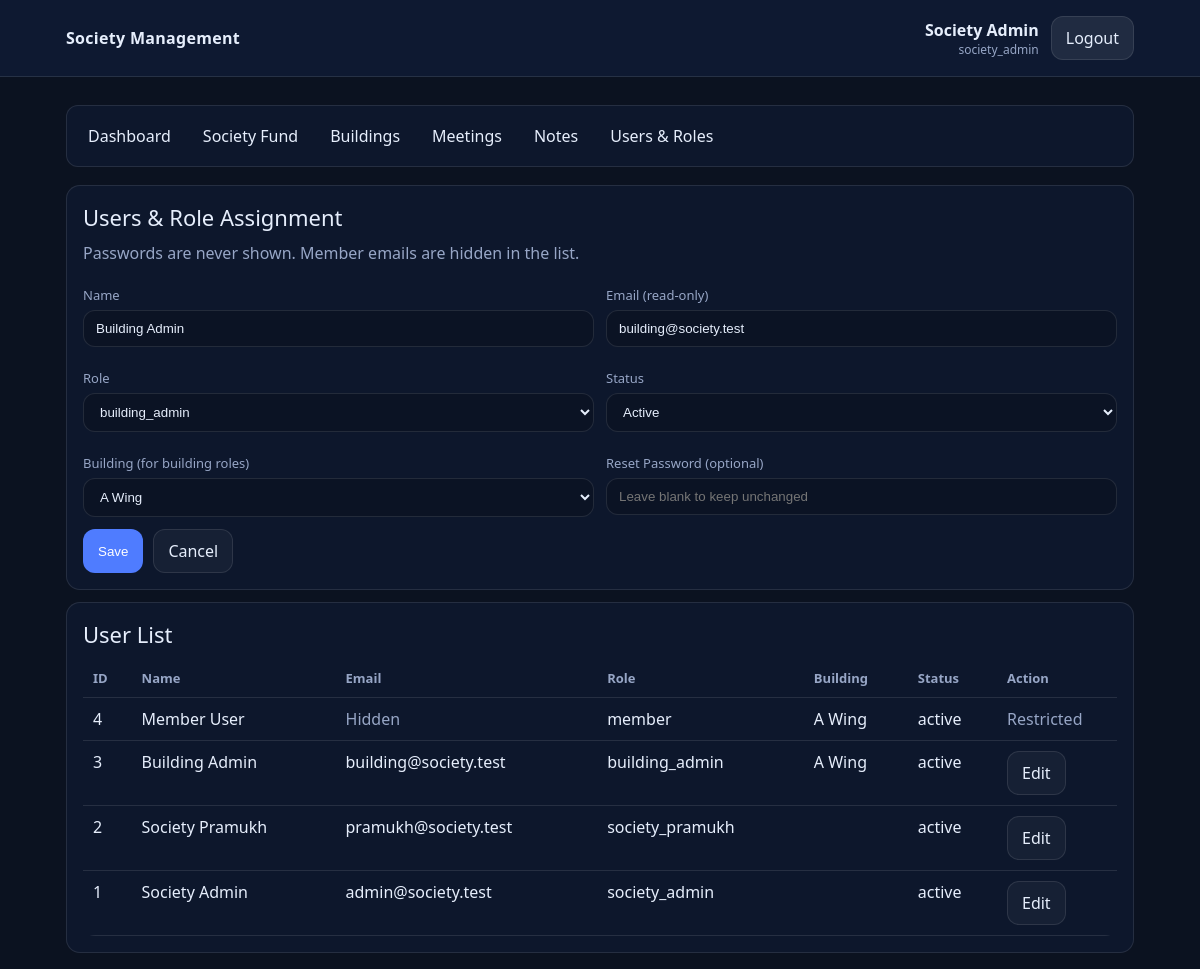
/backend/admin/users.php?action=edit&id=3 (signed in), run on the app's committed database.
### tables this page shows
CREATE TABLE IF NOT EXISTS users (
  id INT UNSIGNED AUTO_INCREMENT PRIMARY KEY,
  name VARCHAR(150) NOT NULL,
  email VARCHAR(190) NOT NULL,
  password VARCHAR(255) NOT NULL,
  role ENUM('society_admin','society_pramukh','building_admin','member') NOT NULL,
  society_id INT UNSIGNED NULL,
  building_id INT UNSIGNED NULL,
  status ENUM('active','inactive') NOT NULL DEFAULT 'active',
  created_at DATETIME NOT NULL DEFAULT CURRENT_TIMESTAMP,
  last_login DATETIME NULL,
  UNIQUE KEY uq_users_email (email),
  KEY idx_users_role (role),
  KEY idx_users_society (society_id),
  KEY idx_users_building (building_id),
  KEY idx_users_last_login (last_login),
  CONSTRAINT fk_users_society FOREIGN KEY (society_id) REFERENCES society(id)
    ON UPDATE CASCADE ON DELETE SET NULL,
  CONSTRAINT fk_users_building FOREIGN KEY (building_id) REFERENCES buildings(id)
    ON UPDATE CASCADE ON DELETE SET NULL
);

CREATE TABLE IF NOT EXISTS buildings (
  id INT UNSIGNED AUTO_INCREMENT PRIMARY KEY,
  society_id INT UNSIGNED NOT NULL,
  building_name VARCHAR(150) NOT NULL,
  CONSTRAINT fk_buildings_society FOREIGN KEY (society_id) REFERENCES society(id)
    ON UPDATE CASCADE ON DELETE CASCADE
);

### backend/config/auth.php (called while the page is built, shortened)
<?php
function app_base_url(): string
{
    static $base = null;
    if ($base !== null) {
        return $base;
    }
    $scriptName = (string)($_SERVER['SCRIPT_NAME'] ?? '');
    if (str_contains($scriptName, '/backend/')) {
        $backendPos = strpos($scriptName, '/backend/');
        if ($backendPos !== false) {
            $base = substr($scriptName, 0, $backendPos);
        }
    }
    return $base ?: '';
}
function current_user(): ?array
{
    return $_SESSION['user'] ?? null;
}
function e(string $value): string
{
    return htmlspecialchars($value, ENT_QUOTES, 'UTF-8');
}

### backend/admin/users.php (the view, shortened to what this page needs)
<?php
require_once __DIR__ . '/../config/auth.php';
$societyId = require_society_scope();
$stmt = $pdo->prepare('SELECT id, building_name FROM buildings WHERE society_id = ? ORDER BY building_name ASC');
$stmt->execute([$societyId]);
$buildings = $stmt->fetchAll();
$action = (string)($_GET['action'] ?? '');
$editId = (int)($_GET['id'] ?? 0);
$editRow = null;
if ($action === 'edit' && $editId > 0) {
    $stmt = $pdo->prepare("SELECT id, name, email, role, building_id, status FROM users WHERE id = ? AND society_id = ? AND role <> 'member'");
    $stmt->execute([$editId, $societyId]);
    $editRow = $stmt->fetch();
}
$stmt = $pdo->prepare('SELECT u.id, u.name, u.email, u.role, u.status, b.building_name
    FROM users u
    LEFT JOIN buildings b ON b.id = u.building_id
    WHERE u.society_id = ?
    ORDER BY u.id DESC');
$stmt->execute([$societyId]);
$rows = $stmt->fetchAll();
require_once __DIR__ . '/../includes/header.php';
?>
<div class="card">
    <div class="h1">Users & Role Assignment</div>
    <div class="muted">Passwords are never shown. Member emails are hidden in the list.</div>
    <?php if ($editRow): ?>
        <form method="post" action="" style="margin-top:12px;">
            <div class="grid">
                <div class="col-6">
                    <label class="label">Name</label>
                    <input class="input" type="text" name="name" value="<?php echo e($editRow['name']); ?>" required>
                </div>
                <div class="col-6">
                    <label class="label">Email (read-only)</label>
                    <input class="input" type="text" value="<?php echo e($editRow['email']); ?>" disabled>
                </div>
                <div class="col-6">
                    <label class="label">Role</label>
                    <select name="role" required>
                        <?php foreach (['society_admin','society_pramukh','building_admin'] as $r): ?>
                            <option value="<?php echo e($r); ?>" <?php echo ($editRow['role'] === $r) ? 'selected' : ''; ?>><?php echo e($r); ?></option>
                        <?php endforeach; ?>
                    </select>
                </div>
                <div class="col-6">
                    <label class="label">Status</label>
                    <select name="status" required>
                        <option value="active" <?php echo ($editRow['status'] === 'active') ? 'selected' : ''; ?>>Active</option>
                    </select>
                </div>
                <div class="col-6">
                    <label class="label">Building (for building roles)</label>
                    <select name="building_id">
                        <?php foreach ($buildings as $b): ?>
                            <option value="<?php echo e((string)$b['id']); ?>" <?php echo ((int)$editRow['building_id'] === (int)$b['id']) ? 'selected' : ''; ?>><?php echo e($b['building_name']); ?></option>
                        <?php endforeach; ?>
                    </select>
                </div>
                <div class="col-6">
                    <label class="label">Reset Password (optional)</label>
                    <input class="input" type="password" name="new_password" placeholder="Leave blank to keep unchanged">
                </div>
                <div class="col-12" style="display:flex; gap:10px;">
                    <button class="btn btn-primary" type="submit">Save</button>
                    <a class="btn" href="users.php">Cancel</a>
                </div>
            </div>
        </form>
    <?php endif; ?>
</div>
<div class="card" style="margin-top:12px;">
    <div class="h1">User List</div>
    <table class="table">
        <thead>
        <tr>
            <th>ID</th>
            <th>Name</th>
            <th>Email</th>
            <th>Role</th>
            <th>Building</th>
            <th>Status</th>
            <th style="width:120px;">Action</th>
        </tr>
        </thead>
        <tbody>
        <?php foreach ($rows as $r): ?>
            <tr>
                <td><?php echo e((string)$r['id']); ?></td>
                <td><?php echo e($r['name']); ?></td>
                <td>
                    <?php if ($r['role'] === 'member'): ?>
                        <span class="muted">Hidden</span>
                    <?php else: ?>
                        <?php echo e($r['email']); ?>
                    <?php endif; ?>
                </td>
                <td><?php echo e($r['role']); ?></td>
                <td><?php echo e((string)($r['building_name'] ?? '')); ?></td>
                <td><?php echo e($r['status']); ?></td>
                <td>
                    <?php if ($r['role'] === 'member'): ?>
                        <span class="muted">Restricted</span>
                    <?php else: ?>
                        <a class="btn" href="users.php?action=edit&id=<?php echo e((string)$r['id']); ?>">Edit</a>
                    <?php endif; ?>
                </td>
            </tr>
        <?php endforeach; ?>
        </tbody>
    </table>
</div>
<?php require_once __DIR__ . '/../includes/footer.php'; ?>

### backend/includes/header.php (shortened to what this page needs)
<?php
require_once __DIR__ . '/../config/auth.php';
$user = current_user();
$role = $user['role'] ?? null;
?><!doctype html>
<html lang="en">
<head>
    <link rel="stylesheet" href="<?php echo e(app_base_url() . '/frontend/assets/css/style.css'); ?>">
</head>
<body>
<header class="topbar">
    <div class="container topbar-inner">
        <div class="brand">Society Management</div>
        <div class="topbar-right">
            <?php if ($user): ?>
                <div class="user-chip">
                    <div class="user-name"><?php echo e($user['name'] ?? ''); ?></div>
                    <div class="user-role"><?php echo e($role ?? ''); ?></div>
                </div>
                <a class="btn btn-light" href="<?php echo e(app_base_url() . '/backend/auth/logout.php'); ?>">Logout</a>
            <?php endif; ?>
        </div>
    </div>
</header>
<div class="container">
    <?php if ($user): ?>
        <nav class="nav">
            <?php if ($role === 'society_admin'): ?>
                <a href="<?php echo e(app_base_url() . '/backend/admin/dashboard.php'); ?>">Dashboard</a>
                <a href="<?php echo e(app_base_url() . '/backend/admin/society_fund.php'); ?>">Society Fund</a>
                <a href="<?php echo e(app_base_url() . '/backend/admin/buildings.php'); ?>">Buildings</a>
                <a href="<?php echo e(app_base_url() . '/backend/admin/meetings.php'); ?>">Meetings</a>
                <a href="<?php echo e(app_base_url() . '/backend/admin/notes.php'); ?>">Notes</a>
                <a href="<?php echo e(app_base_url() . '/backend/admin/users.php'); ?>">Users & Roles</a>
            <?php endif; ?>
        </nav>
    <?php endif; ?>

### frontend/assets/css/style.css (style rules this page uses)
:root { --bg:#0b1220; --card:#0f1b33; --text:#e6eefc; --muted:#97a6c6; --primary:#4f7cff; --danger:#ff4d4d; --border:rgba(255,255,255,.10); --white:#ffffff; }
* { box-sizing:border-box }
body { margin:0;font-family:system-ui,-apple-system,Segoe UI,Roboto,Arial; background:#0b1220; color:var(--text) }
.container { max-width:1100px;margin:0 auto;padding:16px }
.topbar { position:sticky;top:0;background:rgba(15,27,51,.9);backdrop-filter:blur(8px);border-bottom:1px solid var(--border) }
.topbar-inner { display:flex;align-items:center;justify-content:space-between;gap:12px }
.brand { font-weight:700;letter-spacing:.3px }
.topbar-right { display:flex;align-items:center;gap:12px }
.user-chip { display:flex;flex-direction:column;align-items:flex-end }
.user-name { font-weight:600 }
.user-role { font-size:12px;color:var(--muted) }
.nav { display:flex;flex-wrap:wrap;gap:10px;margin:12px 0 18px;padding:10px;border:1px solid var(--border);border-radius:12px;background:rgba(15,27,51,.7) }
.nav a { color:var(--text);text-decoration:none;padding:8px 10px;border-radius:10px;border:1px solid transparent }
.card { border:1px solid var(--border);border-radius:14px;background:rgba(15,27,51,.7);padding:16px }
.grid { display:grid;grid-template-columns:repeat(12,1fr);gap:12px }
.col-6 { grid-column:span 6 }
.col-12 { grid-column:span 12 }
.h1 { font-size:22px;margin:0 0 10px }
.muted { color:var(--muted) }
.table { width:100%;border-collapse:collapse;overflow:hidden;border-radius:12px }
.table th,.table td { padding:10px;border-bottom:1px solid var(--border);text-align:left;vertical-align:top }
.table th { color:var(--muted);font-weight:600;font-size:13px }
.label { display:block;margin:10px 0 6px;color:var(--muted);font-size:13px }
.input,select,textarea { width:100%;padding:10px 12px;border-radius:12px;border:1px solid var(--border);background:rgba(11,18,32,.6);color:var(--text);outline:none }
.btn { display:inline-block;padding:10px 14px;border-radius:12px;border:1px solid var(--border);background:rgba(255,255,255,.04);color:var(--text);text-decoration:none;cursor:pointer }
.btn-primary { background:var(--primary);border-color:transparent;color:var(--white) }
.btn-light { background:rgba(255,255,255,.08) }

### data on the page
users: name "Society Admin", role "society_admin", id "1", email "admin@society.test", status "active"
users: name "Building Admin", email "building@society.test", status "Active", building_id "A Wing", id "3", role "building_admin", building.building_name "A Wing", status "active"
users: id "4", name "Member User", shows "Hidden", role "member", building.building_name "A Wing", status "active", shows "Restricted"
users: id "2", name "Society Pramukh", email "pramukh@society.test", role "society_pramukh", status "active"

### other printed values
form field role "building_admin"
